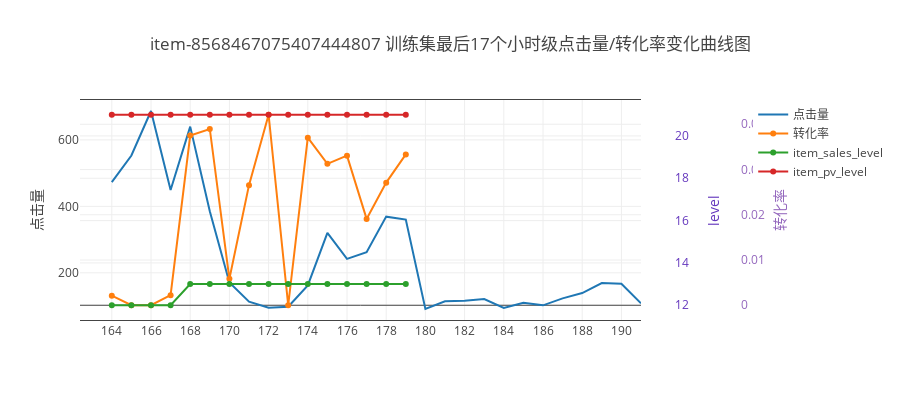

The code cell stored with this chart in its notebook:
### Markdown cell above
### item相关属性的突变情况

### Code cell
item_top = last_17_hour.groupby('item_id').size().sort_values(ascending=False).index.tolist()[:10]
for _item in item_top:
    target_df = last_17_hour[last_17_hour.item_id==_item]
    _test_item = test_7[test_7.item_id==_item].groupby('total_hour', as_index=False)['instance_id'].agg({'count': 'count'}).sort_values(by='total_hour')
    _item_click_cvr = target_df.groupby('total_hour', as_index=False)['is_trade'].agg({
        'count': 'count',
        'cvr': computeCVR
    })
    click_trace = go.Scatter(
        x = _item_click_cvr['total_hour'].tolist() + _test_item['total_hour'].tolist(),
        y = _item_click_cvr['count'].tolist() + _test_item['count'].tolist(),
        name = '点击量',
    )
    
    cvr_trace = go.Scatter(
        x = _item_click_cvr['total_hour'],
        y = _item_click_cvr['cvr'],
        name = '转化率',
        yaxis= 'y2'
    )
    
    
    # item_sales_level变化 => 在第7天0点突变
    _item_sales = target_df['item_sales_level'].groupby(target_df['total_hour']).mean()
    sales_trace = go.Scatter(
        x = _item_sales.index.tolist(),
        y = _item_sales,
        name = 'item_sales_level',
        yaxis= 'y3'
    )
    # item_collected_level变化 => 无变化
#     _item_collect = target_df['item_collected_level'].groupby(target_df['total_hour']).mean()
#     collected_trace = go.Scatter(
#         x = _item_collect.index.tolist(),
#         y = _item_collect,
#         name = 'item_collected_level',
#         yaxis= 'y3'
#     )
    # item_pv_level变化 => 部分有变化
    _item_pv = target_df['item_pv_level'].groupby(target_df['total_hour']).mean()
    pv_trace = go.Scatter(
        x = _item_pv.index.tolist(),
        y = _item_pv,
        name = 'item_pv_level',
        yaxis= 'y3'
    )
    
    
    

    _data = [click_trace, cvr_trace, sales_trace, pv_trace]
    xAxis['domain'] =[0, 0.85]
    layout = go.Layout(
        title='item-' + str(_item) + ' 训练集最后17个小时级点击量/转化率变化曲线图',
        height = 400,
        yaxis=dict(
            title='点击量'
        ),
        yaxis2=dict(
            title='转化率',
            titlefont=dict(
                color='rgb(148, 103, 189)'
            ),
            tickfont=dict(
                color='rgb(148, 103, 189)'
            ),
            anchor='free',
            overlaying='y',
            side='right',
            position=1
        ),
        yaxis3=dict(
            title='level',
            titlefont=dict(
                color='rgb(100, 55, 189)'
            ),
            tickfont=dict(
                color='rgb(100, 55, 189)'
            ),
            anchor='free',
            overlaying='y',
            side='right',
            position=0.9
        ),
        xaxis=xAxis
    )
    fig = go.Figure(data=_data, layout=layout)
    py.iplot(fig)

### Figure 1 — Plotly figure (JSON) as saved in the notebook; plotly's stock layout.template omitted (floating-point values rounded to 4 significant figures)
{"data": [{"name": "点击量", "type": "scatter", "x": [164, 165, 166, 167, 168, 169, 170, 171, 172, 173, 174, 175, 176, 177, 178, 179, 180, 181, 182, 183, 184, 185, 186, 187, 188, 189, 190, 191], "y": [473, 553, 687, 449, 640, 385, 171, 113, 95, 98, 162, 320, 242, 262, 369, 360, 91, 114, 116, 121, 94, 110, 102, 123, 139, 169, 167, 108]}, {"name": "转化率", "type": "scatter", "x": [164, 165, 166, 167, 168, 169, 170, 171, 172, 173, 174, 175, 176, 177, 178, 179], "y": [0.002114, 0, 0, 0.002227, 0.0375, 0.03896, 0.005848, 0.02655, 0.04211, 0, 0.03704, 0.03125, 0.03306, 0.01908, 0.0271, 0.03333], "yaxis": "y2"}, {"name": "item_sales_level", "type": "scatter", "x": [164, 165, 166, 167, 168, 169, 170, 171, 172, 173, 174, 175, 176, 177, 178, 179], "y": [12, 12, 12, 12, 13, 13, 13, 13, 13, 13, 13, 13, 13, 13, 13, 13], "yaxis": "y3"}, {"name": "item_pv_level", "type": "scatter", "x": [164, 165, 166, 167, 168, 169, 170, 171, 172, 173, 174, 175, 176, 177, 178, 179], "y": [21, 21, 21, 21, 21, 21, 21, 21, 21, 21, 21, 21, 21, 21, 21, 21], "yaxis": "y3"}], "layout": {"height": 400, "title": "item-8568467075407444807 训练集最后17个小时级点击量/转化率变化曲线图", "xaxis": {"domain": [0, 0.85], "mirror": "all", "nticks": 20, "showgrid": true, "showline": true, "zeroline": false, "zerolinecolor": "#FF0000"}, "yaxis": {"title": "点击量"}, "yaxis2": {"anchor": "free", "overlaying": "y", "position": 1, "side": "right", "tickfont": {"color": "rgb(148, 103, 189)"}, "title": "转化率", "titlefont": {"color": "rgb(148, 103, 189)"}}, "yaxis3": {"anchor": "free", "overlaying": "y", "position": 0.9, "side": "right", "tickfont": {"color": "rgb(100, 55, 189)"}, "title": "level", "titlefont": {"color": "rgb(100, 55, 189)"}}}}
